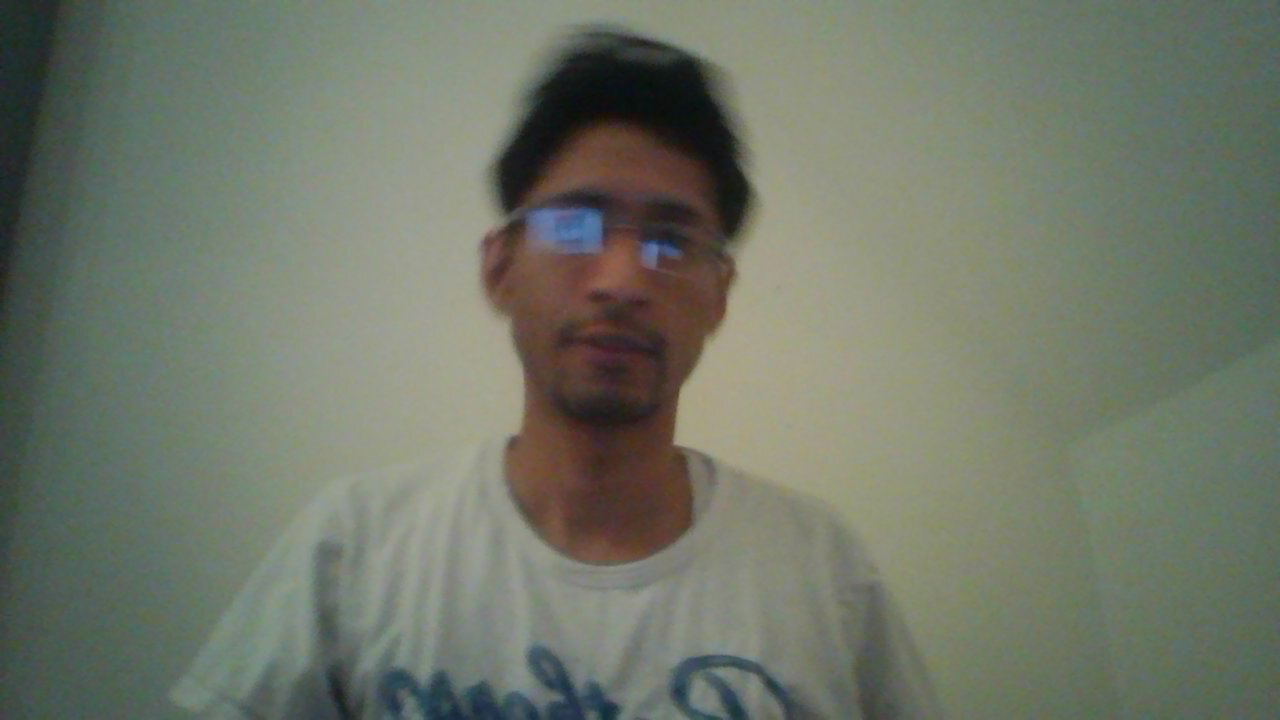
#> input picture data/KK/2017-05-11-040312_2.jpg, 1280 x 720 px; its folder holds only this picture in this run
$ python -i gabor_filter.py   (imports and definitions only)   (older library calls are emulated)
#> lines starting #> are read from the running program, lines starting #| are printed output that depends on the picture
#> further down, picture is the input picture: shape (720, 1280, 3); mean B, G, R 104.6, 118.7, 112.4
import numpy as np
import cv2
import sys

def build_filters():
    filters = []
    ksize = 31
    for theta in np.arange(0, np.pi, np.pi / 16):
        kern = cv2.getGaborKernel((ksize, ksize), 4.0, theta, 10.0, 0.5, 0, ktype=cv2.CV_32F)
    kern /= 1.5 * kern.sum()
    filters.append(kern)
    return filters


def process(img, filters):
    accum = np.zeros_like(img)
    for kern in filters:
        fimg = cv2.filter2D(img, cv2.CV_8UC3, kern)
    np.maximum(accum, fimg, accum)
    return accum


def apply_gabor_filter(image):
    print
    __doc__

    # image = cv2.imread(image)
    height, width, channel = image.shape
#> height = 720; width = 1280; channel = 3

    if height > 800 or width > 800:
        image = cv2.resize(image, (0, 0), fx=0.5, fy=0.5)

    # image = cv2.GaussianBlur(image, (5.5), 0)
    image = cv2.medianBlur(image, 5)
    image = cv2.bilateralFilter(image,9,75,75)
    # [4 lines of commented-out code are left out]

    filters = build_filters()

    res1 = process(image, filters)
#> the loop in process, `for kern in filters:` made 1 pass
#> pass 1, in process, `fimg = cv2.filter2D(img, cv2.CV_8UC3, kern)`:
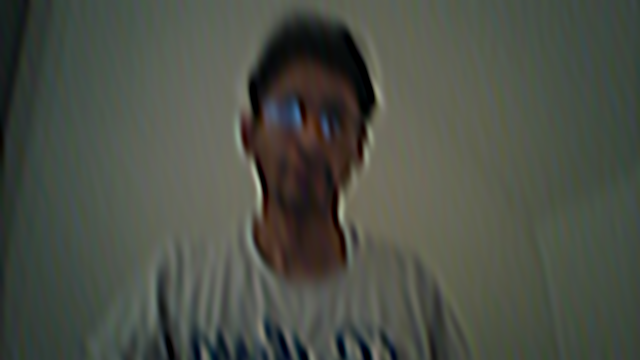
#> fimg: shape (360, 640, 3); mean of channels 0, 1, 2 69.9, 79.3, 75.1; drawn as B, G, R

    # cv2.imshow('result', res1)
    # cv2.waitKey(0)
    # cv2.destroyAllWindows()

    return res1


# [10 lines not run here, left out]

>>> import cv2
>>> picture = cv2.imread('data/KK/2017-05-11-040312_2.jpg')
>>> result = apply_gabor_filter(picture)

$ run again, on data/KK/2017-05-11-040312_3.jpg
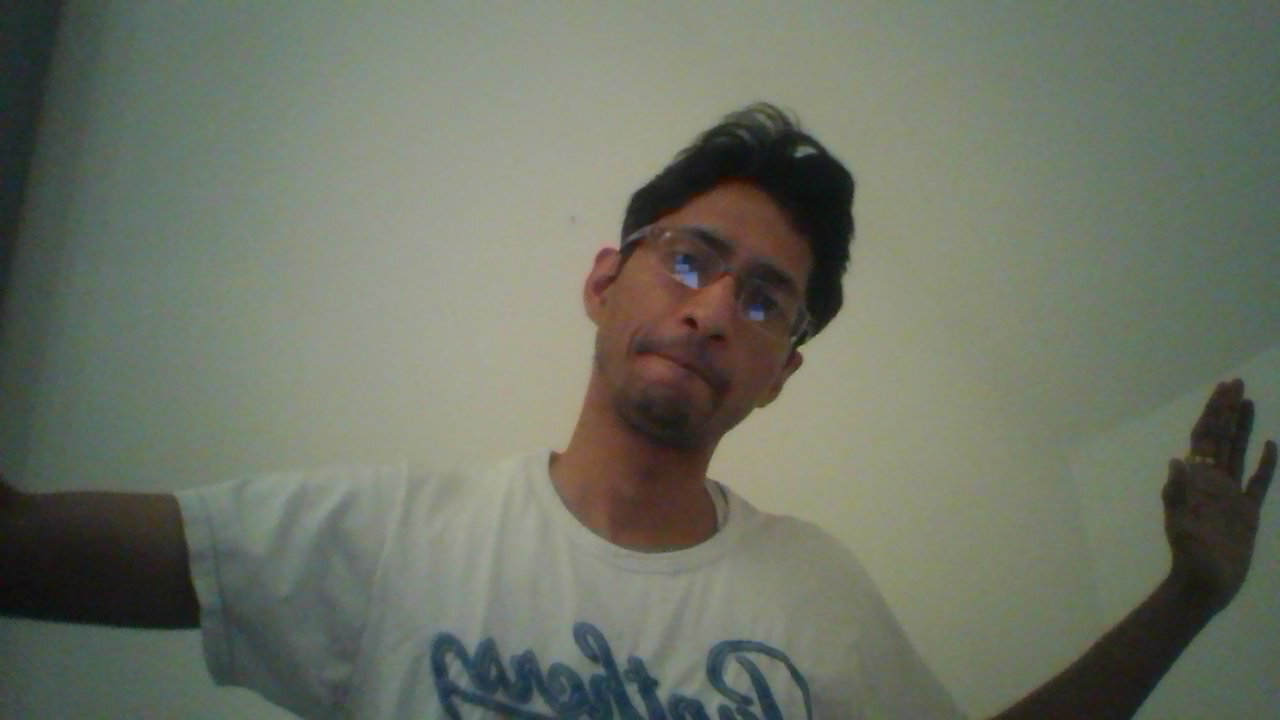
#> input picture data/KK/2017-05-11-040312_3.jpg, 1280 x 720 px
#> picture is the input picture: shape (720, 1280, 3); mean B, G, R 101, 114.6, 109.3
#> the loop in process, `for kern in filters:` made 1 pass
#> pass 1, in process, `fimg = cv2.filter2D(img, cv2.CV_8UC3, kern)`:
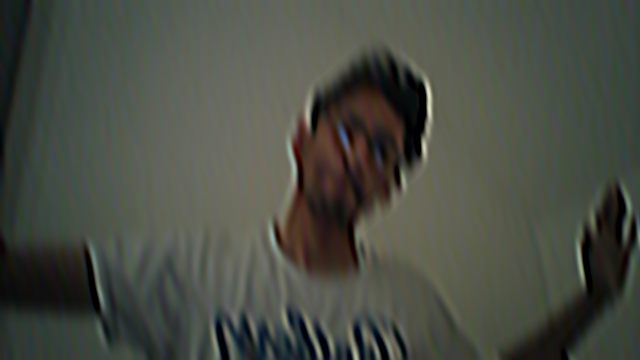
#> fimg: shape (360, 640, 3); mean of channels 0, 1, 2 67.6, 76.7, 73.2; drawn as B, G, R

$ run again, on data/KK/2017-05-11-040349_2.jpg
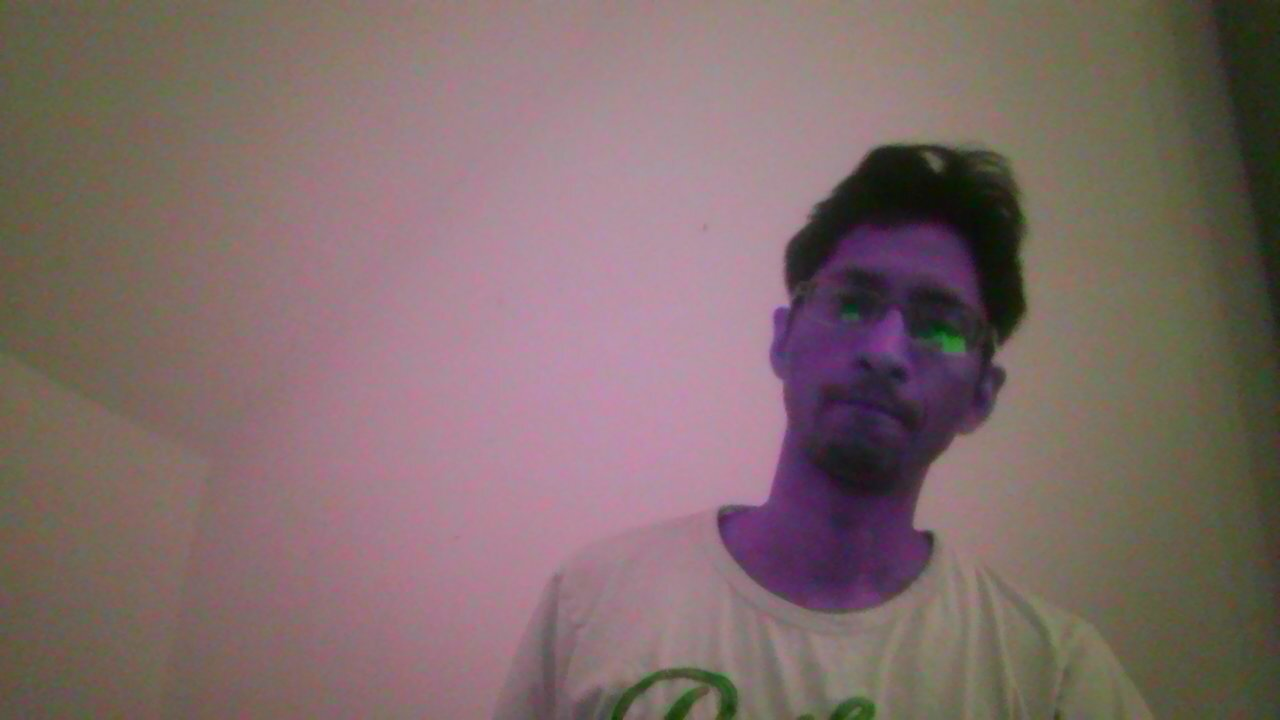
#> input picture data/KK/2017-05-11-040349_2.jpg, 1280 x 720 px
#> picture is the input picture: shape (720, 1280, 3); mean B, G, R 106.5, 107.7, 128.1
#> the loop in process, `for kern in filters:` made 1 pass
#> pass 1, in process, `fimg = cv2.filter2D(img, cv2.CV_8UC3, kern)`:
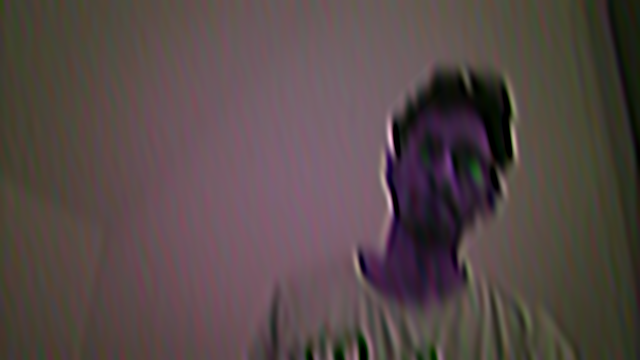
#> fimg: shape (360, 640, 3); mean of channels 0, 1, 2 71.2, 72, 85.6; drawn as B, G, R

$ run again, on data/KK/2017-05-11-040447_1.jpg
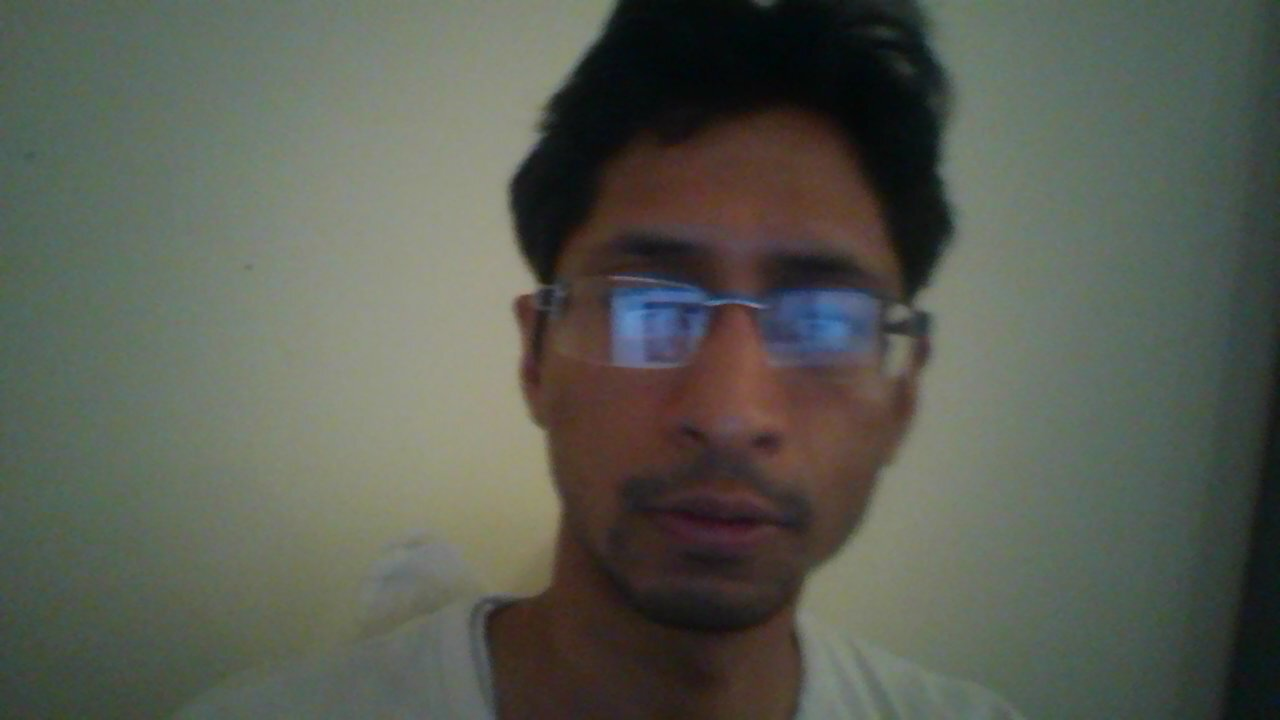
#> input picture data/KK/2017-05-11-040447_1.jpg, 1280 x 720 px
#> picture is the input picture: shape (720, 1280, 3); mean B, G, R 82.9, 92.7, 89.2
#> the loop in process, `for kern in filters:` made 1 pass
#> pass 1, in process, `fimg = cv2.filter2D(img, cv2.CV_8UC3, kern)`:
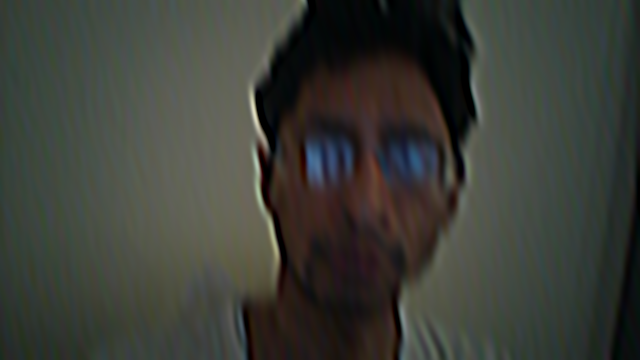
#> fimg: shape (360, 640, 3); mean of channels 0, 1, 2 55.5, 62, 59.8; drawn as B, G, R
